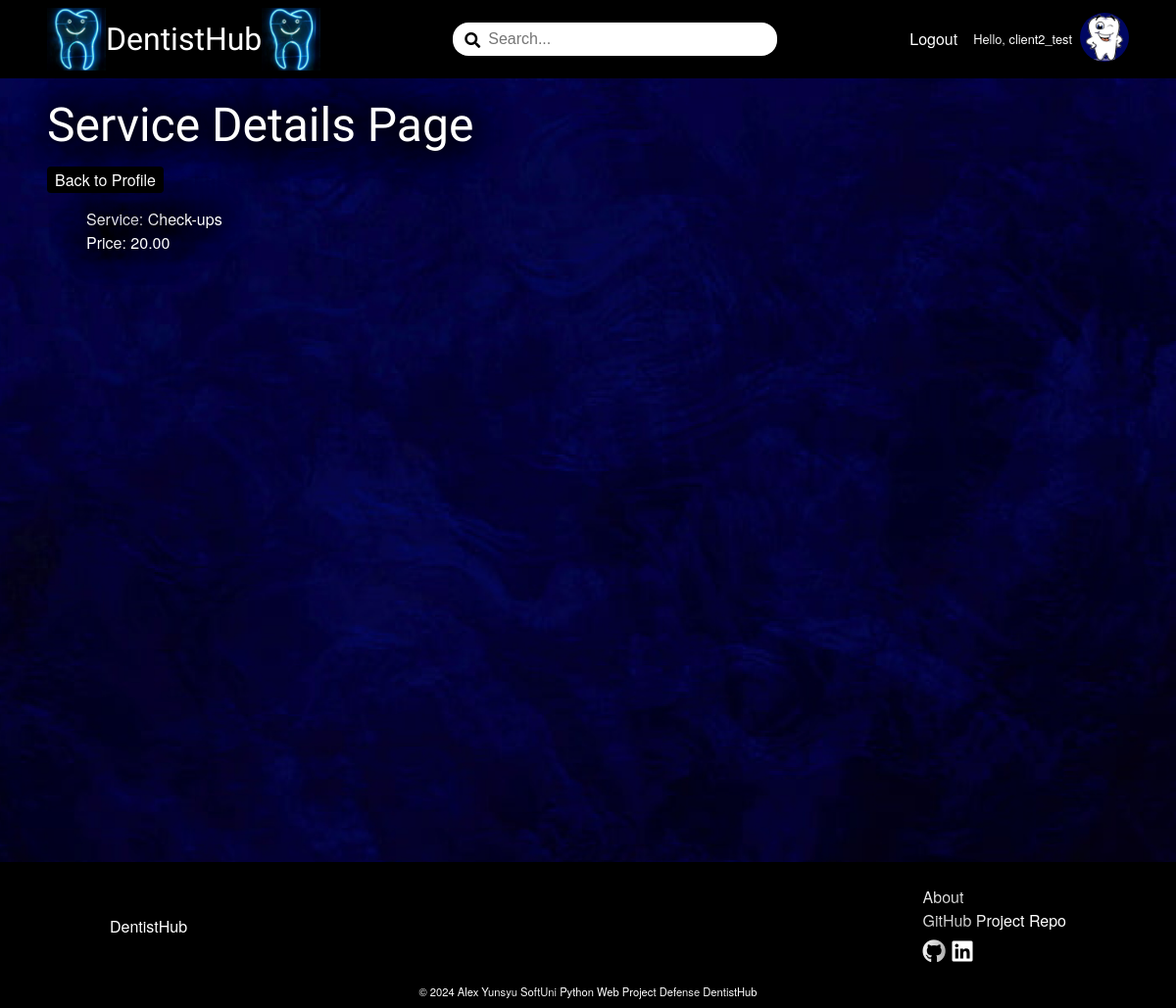
Screenshot of /dentistsoffice/desislava/service/10/details/ (signed in) with the database file from the repository.
### DentistBook/account/models.py (models this page shows)
class AppUser(AbstractUser):
    MAX_LENGTH_ROLE = 15
    ROLES = (
        ('Client', 'Client'),
        ('Dentistsoffice', 'Dentist'),
    )
    role = models.CharField(
        max_length=MAX_LENGTH_ROLE,
        choices=ROLES,
        blank=True
    )

### DentistBook/dentistsoffice/models.py (models this page shows, shortened)
class DentistsofficeService(models.Model):
    MIN_LENGTH_DENTISTSOFFICE_SERVICE = 3
    MAX_LENGTH_DENTISTSOFFICE_SERVICE = 50
    MAX_DIGITS_PRICE = 5
    DECIMAL_PLACES_PRICE = 2
    MIN_VALUE_PRICE = 0.01
    class Meta:
        verbose_name_plural = 'Dentists office Services'
    service_name = models.CharField(
        max_length=MAX_LENGTH_DENTISTSOFFICE_SERVICE,
        validators=(validators.MinLengthValidator(MIN_LENGTH_DENTISTSOFFICE_SERVICE),),
        null=False,
        blank=False
    )
    price = models.DecimalField(
        max_digits=MAX_DIGITS_PRICE,
        decimal_places=DECIMAL_PLACES_PRICE,
        validators=(validators.MinValueValidator(MIN_VALUE_PRICE),),
        null=False,
        blank=False
    )
    category = models.ForeignKey(
        ServiceCategory,
        on_delete=models.CASCADE,
    )
    dentistsoffice = models.ForeignKey(
        DentistsofficeProfile,
        on_delete=models.CASCADE,
    )

### DentistBook/dentistsoffice/views.py (the view)
# urls.py: path('<int:pk>/details/', DentistsofficeServicesDetailsView.as_view(), name='service-details'),
class DentistsofficeServicesDetailsView(views.DetailView):
    model = DentistsofficeService
    template_name = 'services/service-details.html'

### DentistBook/common/templatetags/custom_filters.py (called while the page is built)
@register.filter
def get_role(user):
    return user.role if user.is_authenticated else ''

### DentistBook/dentistsoffice/templates/services/service-details.html (shortened to what this page needs)
{% extends 'base.html' %}
{% load static %}
{% block content %}
    <div class="wall-picture-container">
        <div class="main-container">
            <h1>Service Details Page</h1>
            <a href="{% url 'dentistsoffice-details' slug=request.user.dentistsofficeprofile.slug %}" class="link-button">Back to Profile</a>
            <ul>
                <li>Service: {{ object.service_name }}</li>
                <li>Price: {{ object.price }}</li>
            </ul>
        </div>
        <img src="{% static 'images/website_photos/white-wall.jpg' %}" alt="white-wall" class="white-wall-picture">
    </div>
{% endblock %}

### templates/header.html (shortened to what this page needs)
{% load custom_filters %}
{% load static %}
<div class="home-logo">
    <a href="{% url 'home-page' %}">
        <img src="{% static 'images/dentistsoffice-pole.jpg' %}" alt="dentistsoffice-pole">
        <span>DentistHub</span>
        <img src="{% static 'images/dentistsoffice-pole.jpg' %}" alt="dentistsoffice-pole">
    </a>
</div>
<div class="search-field">
    <span><i class="fas fa-search"></i></span>
    <input type="text" id="search-input" placeholder="Search...">
</div>
<nav class="header-nav-links">
    <ul role="list">
        {% if not request.user.is_authenticated %}
            <li class="nav-item"><a href="{% url 'register-page' %}">Register</a></li>
            <li class="nav-item"><a href="{% url 'login-page' %}">Login</a></li>
        {% else %}
            <li class="nav-item"><a href="{% url 'logout-page' %}">Logout</a></li>
            {% if request.user|get_role == 'Client' %}
                <li class="nav-item nav-profile">
                    <a href="{% url 'client-details' %}">Hello, {{ request.user }}</a>
                    <a href="{% url 'client-details' %}">
                        {% if request.user.clientprofile.profile_picture %}
                            <img src="{{ request.user.clientprofile.profile_picture.url }}" alt="profile-picture-thumbnail" class="profile-picture-thumbnail">
                        {% else %}
                            <img src="{% static 'images/client-default-profile-picture.jpg' %}" alt="default_profile_picture" class="profile-picture-thumbnail">
                        {% endif %}
                    </a>
                </li>
            {% endif %}
        {% endif %}
    </ul>
</nav>

### static/css/styles.css (style rules this page uses)
:root { --button-brown: #370511; }
*, *::before, *::after { box-sizing: border-box; }
body, h1, h2, h3, h4, h5, h6, p, figure, blockquote, dl, dd { margin: 0; }
h1, h2, h3, h4, h5, h6, b, li, p { color: white; text-shadow: -10px -10px 30px rgba(0, 0, 0, 0.9), 10px -10px 30px rgba(0, 0, 0, 0.9), -10px 10px 30px rgba(0, 0, 0, 0.9), 10px 10px 30px rgba(0, 0, 0, 0.9); }
body { color: white; background-image: url('../images/website_photos/background.jpg'); background-size: cover; background-position: center; background-repeat: no-repeat; }
ul[role='list'], ol[role='list'] { list-style: none; padding: 0; margin: 0; }
a { text-decoration: none; color: inherit; }
body { font-family: 'Helvetica Neue', Arial, sans-serif; line-height: 1.5; height: 100% }
main h1 { font-family: Rye, sans-serif; font-size: 3rem; }
header nav ul { display: flex; flex-direction: row; gap: 1rem; align-items: center; }
header a { color: white; }
.home-logo a { display: flex; flex-direction: row; align-items: center; font-size: 2rem; font-family: Rye, sans-serif; font-weight: 500; }
.home-logo img { width: 60px; }
.search-field { position: relative; width: 30%; }
.search-field span { position: absolute; top: 6px; left: 12px; color: black; z-index: 1; }
.search-field input { padding: 0.5rem 2.25rem; width: 100%; border-radius: 16px; border: none; font-size: 1rem; }
ul { list-style: none; }
a { text-decoration: none; }
.link-button { background: black; color: white; padding: 2px 8px; border-radius: 4px; }
.main-container { margin: 0.25rem 3rem; }
.profile-picture-thumbnail { width: 50px; height: 50px; object-fit: cover; overflow: hidden; border-radius: 50%; }
.nav-profile { display: flex; flex-direction: row; align-items: center; font-size: 0.8rem; gap: 8px; }
h1, h2, h3, h4, h5, h6 { font-family: 'Helvetica Neue', Arial, sans-serif; font-weight: 500; padding: 0.5rem 0; }
.wall-picture-container { position: relative; width: 100%; min-height: 100vh; overflow: hidden; }
.white-wall-picture { position: absolute; top: 0; left: 0; width: 100%; object-fit: cover; z-index: -1; }

### rows the page displays
AppUser: user "client2_test"
DentistsofficeService: service_name "Check-ups", price "20.00"
